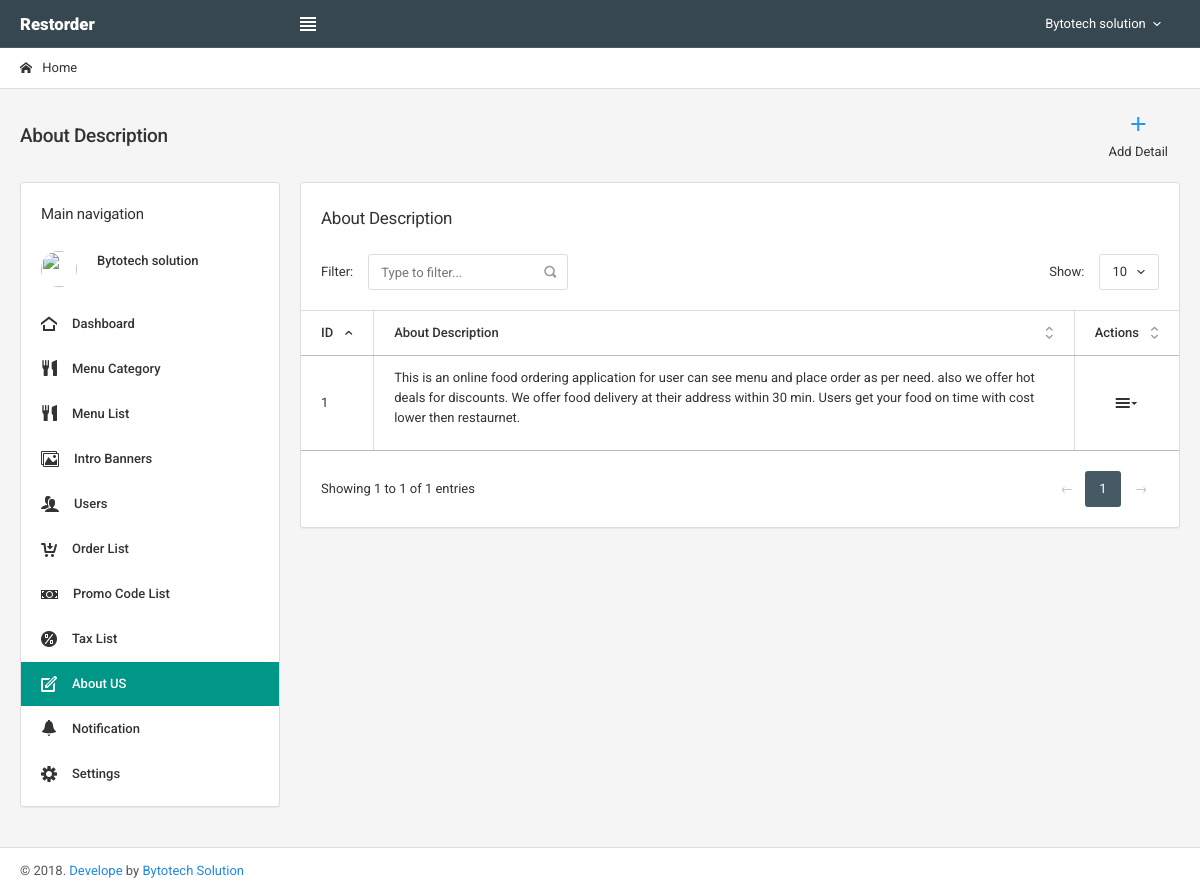
Screenshot of /manage_aboutus.php (signed in) with the database file from the repository.
### tables this page shows
CREATE TABLE `tbl_aboutus` (
  `id` int(11) NOT NULL,
  `about_desc` text NOT NULL
);

### manage_aboutus.php (the view, shortened to what this page needs)
<!DOCTYPE html>
<html lang="en">
<?php
include("includes/head.php");
?>
<body class="navbar-bottom">
<?php
include("includes/header.php");
$quotes_qry="SELECT * FROM tbl_aboutus ORDER BY tbl_aboutus.id";
$result=mysqli_query($mysqli,$quotes_qry);
?>
<div class="page-header">
	<div class="breadcrumb-line">
		<ul class="breadcrumb">
			<li><a href="home.php"><i class="icon-home2 position-left"></i> Home</a></li>
		</ul>
	</div>
	<div class="page-header-content">
		<div class="page-title">
			<h4><span class="text-semibold">About Description</span></h4>
		</div>
		<div class="heading-elements">
			<div class="heading-btn-group">
				<a href="add_aboutus.php?add=yes" class="btn btn-link btn-float has-text"><i class=" icon-plus3 text-primary"></i><span>Add Detail</span></a>
			</div>
		</div>
	</div>
</div>
	<div class="page-container">
		<div class="page-content">
			<?php include("includes/sidebar.php");?>
			<div class="content-wrapper">
				<div class="panel panel-flat">
					<div class="panel-heading">
						<h5 class="panel-title">About Description</h5>
					</div>
					<table class="table table-bordered table-hover datatable-highlight">
						<thead>
							<tr>
								<th>ID</th>
                                <th>About Description</th>
								<th class="text-center">Actions</th>
							</tr>
						</thead>
						<tbody>
						<?php
							while($row=mysqli_fetch_array($result))
							{
							?>
							<tr>
								<td><?php echo $row['id'];?></td>
							   <td><?php echo $row['about_desc'];?></td>
								<td class="text-center">
									<ul class="icons-list">
										<li class="dropdown">
											<a href="#" class="dropdown-toggle" data-toggle="dropdown">
												<i class="icon-menu9"></i>
											</a>
										</li>
									</ul>
								</td>
							</tr>
							<?php
								}
								?>
						</tbody>
					</table>
				</div>
			</div>
		</div>
	</div>
	<?php include("includes/footer.php");?>
</body>
</html>

### assets/css/colors.css (style rules this page uses)
.text-primary, .text-primary:hover, .text-primary:focus { color: #2196F3 !important; }

### rows the page displays
tbl_aboutus: id "1", about_desc "This is an online food ordering application for user can see menu and place order as per need. also we offer hot deals for discounts. We offer food delivery at their address within 30 min. Users get your food on time with cost lower then restaurnet."

### other values shown
PROFILE_NAME "Bytotech solution"
